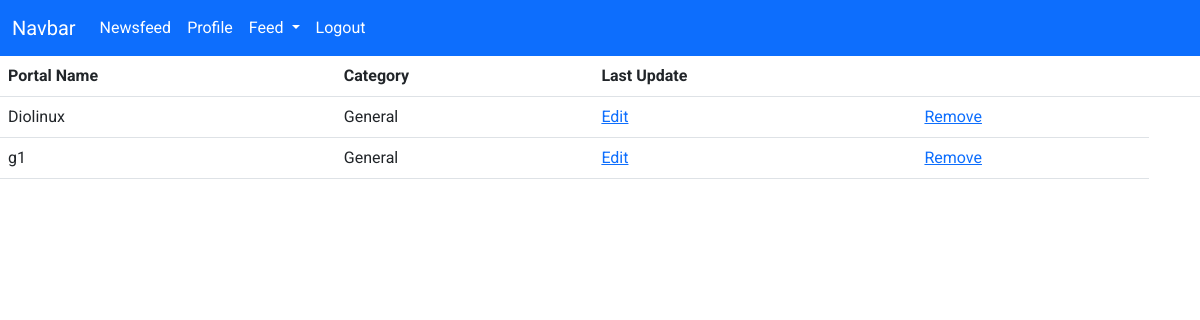
Screenshot of /feed/list (signed in) with the database file from the repository.
### app/models/Feed.py (models this page shows, shortened)
class Feed(db.Model):
    __tablename__ = 'feeds'
    id = db.Column(db.Integer, primary_key=True)
    portalname = db.Column(db.String, nullable=False)
    url = db.Column(db.String, nullable=False)
    description = db.Column(db.String)
    update_date = db.Column(db.Date, nullable=False)

### app/models/List.py (models this page shows, shortened)
class List(db.Model):
    __tablename__ = 'lists'
    id = db.Column(db.Integer, primary_key=True)
    name = db.Column(db.String, nullable=False)
    user_id = db.Column(db.Integer, db.ForeignKey('users.id'))
    user = db.relationship('User', foreign_keys=user_id)

### app/controllers/feed.py (the view)
@app.get("/feed/list")
@login_required
def list_feed():
    smtm = db.select(Feed, List, List_Feed).join(List_Feed.list).join(List_Feed.feed).where(List.user_id == current_user.id)
    feeds = db.session.execute(smtm).all()
    return render_template("feed_list.html", feeds=feeds)

### app/models/User.py (called while the page is built)
    @property
    def is_authenticated(self):
        return True

    @login_manager.user_loader
    def load_user(username):
        return User.query.get(username)

### app/templates/feed_list.html (shortened to what this page needs)
{% extends "layout.html" %}
{% block main %}
<table class="table">
    <thead>
        <tr>
            <th scope="col">Portal Name</th>
            <th scope="col">Category</th>
            <th scope="col">Last Update</th>
            <th scope="col"></th>
            <th scope="col"></th>
        </tr>
    </thead>
    <tbody>
        {% for feed in feeds %}
        <tr>
            <td>{{ feed[0].portalname }}</td>
            <td>{{ feed[1].name }}</td>
            <td><a href="/feed/edit/{{feed[2].id}}">Edit</a></td>
            <td><a href="/feed/remove/{{feed[2].id}}">Remove</a></td>
        </tr>
        {% endfor %}
    </tbody>
</table>
{% endblock %}

### app/static/css/main.css (style rules this page uses)
body { font-family: 'Roboto', sans-serif; }

### rows the page displays
Feed: portalname "Diolinux", name "General"
Feed: portalname "g1", name "General"
